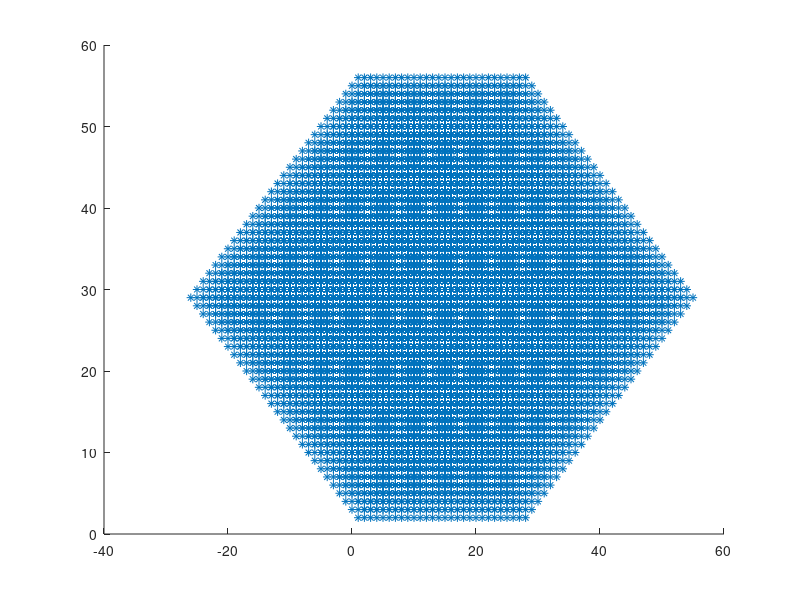

The MATLAB script that drew this image:
%P = [1 0 0; 0 1 0;]
P = [-1 1 1;
    1 0 1]

pi_t = [1 1 1]

T = [P; pi_t]

N1 = 28
N2 = 28
N3 = 28

points = zeros(N1*N2*N3,2)

l = 1
for i = 1:N1
  for j = 1:N2
    for k = 1:N3
      z = P * [i, j, k]';
      x = z(1);
      y = z(2);
      points(l,:) = z';
      l = l+1;
      %printf("%3d %3d\n", x, y)
    endfor
  endfor
endfor

scatter(points(:,1), points(:,2), "*")
 
